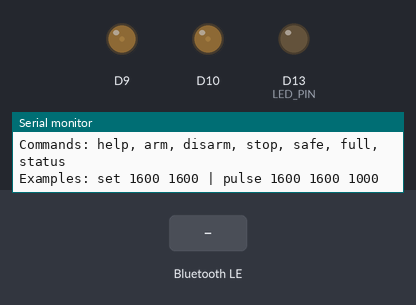
Bench run of a sketch on a simulated Arduino Uno R4 WiFi. Shown: output pins drawn as LEDs (lit = HIGH), the last lines printed to the serial monitor. Inputs (shaded band) come from the test bench. Nothing arrives over Bluetooth unless stated; a phone connects over Bluetooth LE 3 s after start.

Above: at 4.4 s.
4.5 s: Bluetooth LE write "arm" received
At 7.2 s:
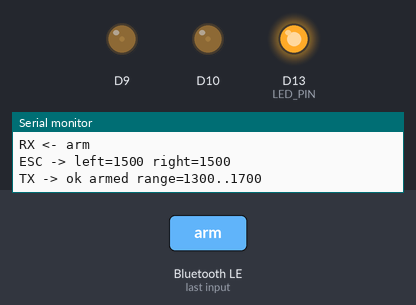
7.5 s: Bluetooth LE write "help" received
9.0 s: Bluetooth LE write "ping" received
Timing chart, 0 to 12.0 s (numbered marks = the images above; inputs shaded):
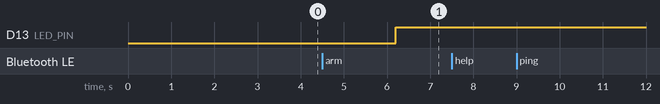

The sketch:

BT.ino
```cpp
#include <ArduinoBLE.h>
#include "pwm.h"

const char* DEVICE_NAME = "UNO-R4-WiFi";
const char* LOCAL_NAME = "UNO-R4-BLE-Thruster";

const int LED_PIN = LED_BUILTIN;
const int ESC_RIGHT_OUT = 9;
const int ESC_LEFT_OUT = 10;

const int ESC_MIN = 1100;
const int ESC_MID = 1500;
const int ESC_MAX = 1900;

// Start in a conservative test window so the first BLE tests are less aggressive.
const int SAFE_TEST_MIN = 1300;
const int SAFE_TEST_MAX = 1700;

const unsigned long ESC_PWM_PERIOD_US = 20000;
const unsigned long ESC_SAFE_BOOT_NEUTRAL_MS = 2000;
const unsigned long STATUS_INTERVAL_MS = 1000;
const unsigned long DEFAULT_MOTION_TIMEOUT_MS = 3000;
const unsigned long MIN_PULSE_MS = 100;
const unsigned long MAX_PULSE_MS = 5000;

BLEService testService("19B10010-E8F2-537E-4F6C-D104768A1214");
BLEStringCharacteristic rxCharacteristic(
  "19B10011-E8F2-537E-4F6C-D104768A1214",
  BLERead | BLEWrite | BLEWriteWithoutResponse,
  96
);
BLEStringCharacteristic txCharacteristic(
  "19B10012-E8F2-537E-4F6C-D104768A1214",
  BLERead | BLENotify,
  96
);

PwmOut escL(ESC_LEFT_OUT);
PwmOut escR(ESC_RIGHT_OUT);

bool escReady = false;
bool armed = false;
bool safeMode = true;
int currentLeftUs = ESC_MID;
int currentRightUs = ESC_MID;
unsigned long lastStatusMs = 0;
unsigned long motionTimeoutAtMs = 0;
unsigned long pulseEndsAtMs = 0;

int activeMinUs() {
  return safeMode ? SAFE_TEST_MIN : ESC_MIN;
}

int activeMaxUs() {
  return safeMode ? SAFE_TEST_MAX : ESC_MAX;
}

void sendText(const String& text) {
  txCharacteristic.writeValue(text.c_str());
  Serial.print("TX -> ");
  Serial.println(text);
}

String statusText() {
  String text = "status armed=";
  text += armed ? "1" : "0";
  text += " mode=";
  text += safeMode ? "safe" : "full";
  text += " left=";
  text += currentLeftUs;
  text += " right=";
  text += currentRightUs;

  if (pulseEndsAtMs > millis()) {
    text += " pulse_ms=";
    text += (pulseEndsAtMs - millis());
  }

  return text;
}

void applyThrusters() {
  int outLeftUs = ESC_MID;
  int outRightUs = ESC_MID;

  if (armed) {
    outLeftUs = constrain(currentLeftUs, ESC_MIN, ESC_MAX);
    outRightUs = constrain(currentRightUs, ESC_MIN, ESC_MAX);
  }

  if (escReady) {
    escL.pulseWidth_us(outLeftUs);
    escR.pulseWidth_us(outRightUs);
  }

  digitalWrite(LED_PIN, armed ? HIGH : LOW);

  Serial.print("ESC -> left=");
  Serial.print(outLeftUs);
  Serial.print(" right=");
  Serial.println(outRightUs);
}

void neutralize(bool keepArmed) {
  currentLeftUs = ESC_MID;
  currentRightUs = ESC_MID;
  pulseEndsAtMs = 0;
  motionTimeoutAtMs = 0;

  if (!keepArmed) {
    armed = false;
  }

  applyThrusters();
}

void armThrusters() {
  armed = true;
  currentLeftUs = ESC_MID;
  currentRightUs = ESC_MID;
  pulseEndsAtMs = 0;
  motionTimeoutAtMs = 0;
  applyThrusters();
}

void setThrusters(int leftUs, int rightUs) {
  currentLeftUs = constrain(leftUs, activeMinUs(), activeMaxUs());
  currentRightUs = constrain(rightUs, activeMinUs(), activeMaxUs());
  pulseEndsAtMs = 0;

  if (currentLeftUs == ESC_MID && currentRightUs == ESC_MID) {
    motionTimeoutAtMs = 0;
  } else {
    motionTimeoutAtMs = millis() + DEFAULT_MOTION_TIMEOUT_MS;
  }

  applyThrusters();
}

void pulseThrusters(int leftUs, int rightUs, unsigned long durationMs) {
  currentLeftUs = constrain(leftUs, activeMinUs(), activeMaxUs());
  currentRightUs = constrain(rightUs, activeMinUs(), activeMaxUs());
  pulseEndsAtMs = millis() + durationMs;
  motionTimeoutAtMs = pulseEndsAtMs;
  applyThrusters();
}

String normalizeCommand(String text) {
  text.trim();
  text.toLowerCase();
  return text;
}

void sendHelp() {
  sendText("cmd: arm disarm stop safe full status set L R pulse L R ms");
}

void handleIncomingText(const String& rawText) {
  String command = normalizeCommand(rawText);
  char buffer[96];
  command.toCharArray(buffer, sizeof(buffer));

  Serial.print("RX <- ");
  Serial.println(rawText);

  if (strcmp(buffer, "help") == 0) {
    sendHelp();
    return;
  }

  if (strcmp(buffer, "ping") == 0) {
    sendText("pong");
    return;
  }

  if (strcmp(buffer, "status") == 0) {
    sendText(statusText());
    return;
  }

  if (strcmp(buffer, "safe") == 0) {
    safeMode = true;
    currentLeftUs = constrain(currentLeftUs, SAFE_TEST_MIN, SAFE_TEST_MAX);
    currentRightUs = constrain(currentRightUs, SAFE_TEST_MIN, SAFE_TEST_MAX);
    applyThrusters();
    sendText("ok mode=safe range=1300..1700");
    return;
  }

  if (strcmp(buffer, "full") == 0) {
    safeMode = false;
    applyThrusters();
    sendText("ok mode=full range=1100..1900");
    return;
  }

  if (strcmp(buffer, "arm") == 0) {
    armThrusters();
    sendText(String("ok armed range=") + activeMinUs() + ".." + activeMaxUs());
    return;
  }

  if (strcmp(buffer, "disarm") == 0) {
    neutralize(false);
    sendText("ok disarmed");
    return;
  }

  if (strcmp(buffer, "stop") == 0 || strcmp(buffer, "center") == 0) {
    neutralize(true);
    sendText("ok stop left=1500 right=1500");
    return;
  }

  int leftUs = 0;
  int rightUs = 0;
  int durationMs = 0;

  if (sscanf(buffer, "set %d %d", &leftUs, &rightUs) == 2) {
    if (!armed) {
      sendText("err arm first");
      return;
    }

    setThrusters(leftUs, rightUs);
    sendText(String("ok set left=") + currentLeftUs + " right=" + currentRightUs);
    return;
  }

  if (sscanf(buffer, "pulse %d %d %d", &leftUs, &rightUs, &durationMs) == 3) {
    if (!armed) {
      sendText("err arm first");
      return;
    }

    unsigned long clampedDurationMs = constrain(durationMs, (int)MIN_PULSE_MS, (int)MAX_PULSE_MS);
    pulseThrusters(leftUs, rightUs, clampedDurationMs);
    sendText(
      String("ok pulse left=") + currentLeftUs +
      " right=" + currentRightUs +
      " ms=" + clampedDurationMs
    );
    return;
  }

  sendText("err use: help");
}

void setup() {
  Serial.begin(115200);
  delay(1200);

  pinMode(LED_PIN, OUTPUT);
  digitalWrite(LED_PIN, LOW);

  currentLeftUs = ESC_MID;
  currentRightUs = ESC_MID;
  escReady = escL.begin(ESC_PWM_PERIOD_US, ESC_MID) && escR.begin(ESC_PWM_PERIOD_US, ESC_MID);

  if (!escReady) {
    Serial.println("ESC PWM init failed.");
    while (true) {
      digitalWrite(LED_PIN, HIGH);
      delay(100);
      digitalWrite(LED_PIN, LOW);
      delay(100);
    }
  }

  Serial.print("ESC neutral hold for ");
  Serial.print(ESC_SAFE_BOOT_NEUTRAL_MS);
  Serial.println(" ms");
  applyThrusters();
  delay(ESC_SAFE_BOOT_NEUTRAL_MS);

  if (!BLE.begin()) {
    Serial.println("BLE start failed.");
    Serial.println("Check UNO R4 WiFi connectivity firmware.");

    while (true) {
      digitalWrite(LED_PIN, HIGH);
      delay(150);
      digitalWrite(LED_PIN, LOW);
      delay(150);
    }
  }

  BLE.setDeviceName(DEVICE_NAME);
  BLE.setLocalName(LOCAL_NAME);
  BLE.setAdvertisedService(testService);

  testService.addCharacteristic(rxCharacteristic);
  testService.addCharacteristic(txCharacteristic);
  BLE.addService(testService);

  rxCharacteristic.writeValue("ready");
  sendText("ready");
  BLE.advertise();

  Serial.println();
  Serial.println("BLE thruster test started.");
  Serial.print("Advertising as: ");
  Serial.println(LOCAL_NAME);
  Serial.println("Thruster pins: left=D10 right=D9");
  Serial.println("Commands: help, arm, disarm, stop, safe, full, status");
  Serial.println("Examples: set 1600 1600 | pulse 1600 1600 1000");
}

void loop() {
  BLEDevice central = BLE.central();
  if (!central) {
    return;
  }

  Serial.print("Connected to central: ");
  Serial.println(central.address());
  sendHelp();
  sendText(statusText());
  lastStatusMs = millis();

  while (central.connected()) {
    BLE.poll();

    if (rxCharacteristic.written()) {
      String incoming = rxCharacteristic.value();
      handleIncomingText(incoming);
      lastStatusMs = millis();
    }

    unsigned long now = millis();

    if (pulseEndsAtMs > 0 && now >= pulseEndsAtMs) {
      neutralize(true);
      sendText("ok pulse done left=1500 right=1500");
    } else if (motionTimeoutAtMs > 0 && now >= motionTimeoutAtMs) {
      neutralize(true);
      sendText("ok timeout stop");
    }

    if (now - lastStatusMs >= STATUS_INTERVAL_MS) {
      sendText(statusText());
      lastStatusMs = now;
    }
  }

  Serial.print("Disconnected from central: ");
  Serial.println(central.address());
  neutralize(false);
  BLE.advertise();
}
```

Measured:
- after the input at 4.5 s, D13 (LED_PIN): LOW → HIGH after 1.7 s
